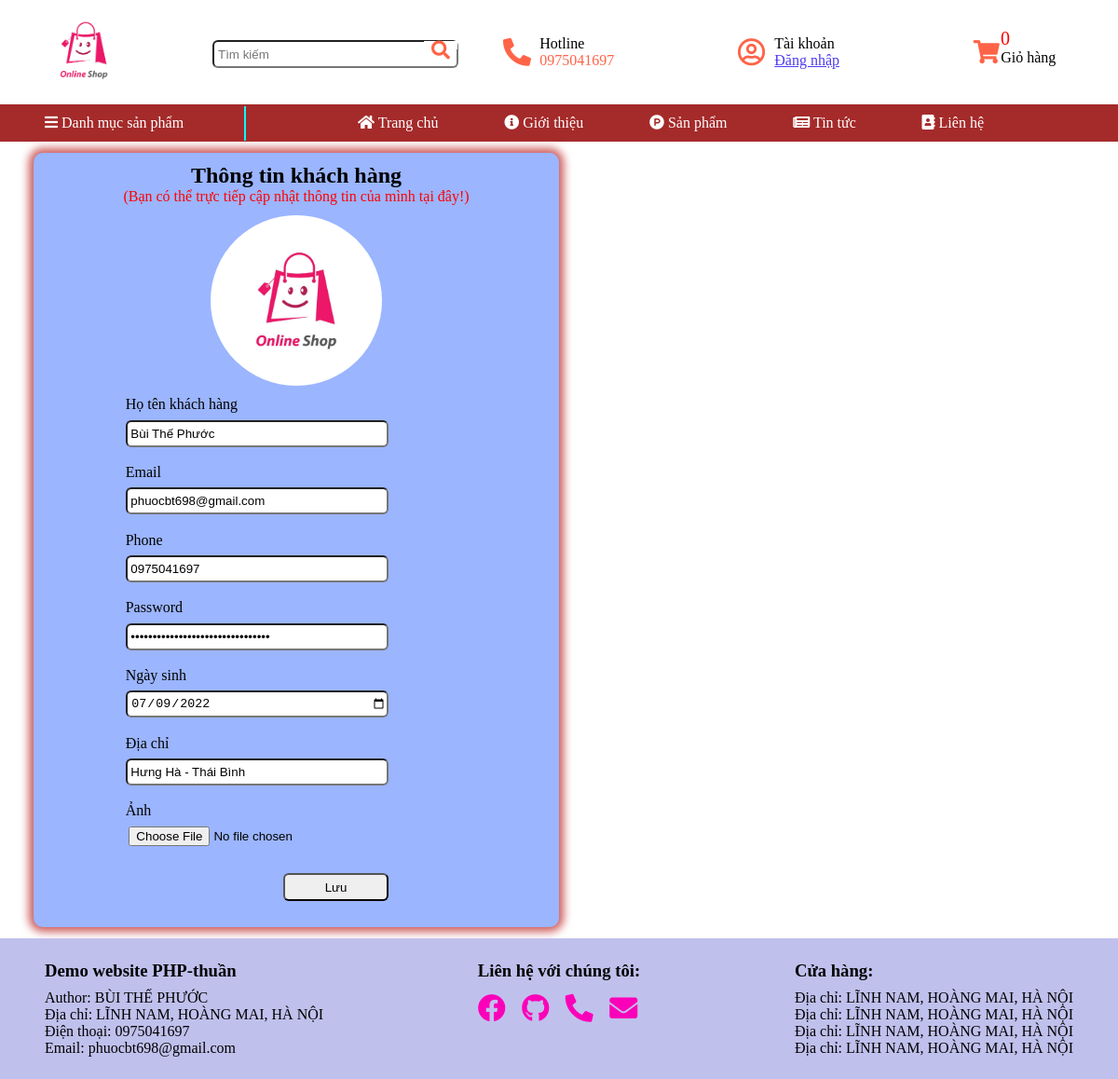
/profile.php?id=14, run on the app's committed database.
### tables this page shows
CREATE TABLE `tbl_config` (
  `id` int NOT NULL,
  `email` varchar(255) NOT NULL,
  `github` varchar(255) NOT NULL,
  `facebook` varchar(255) NOT NULL,
  `phone` varchar(25) NOT NULL,
  `created_at` timestamp NOT NULL DEFAULT CURRENT_TIMESTAMP,
  `updated_at` timestamp NOT NULL DEFAULT CURRENT_TIMESTAMP ON UPDATE CURRENT_TIMESTAMP
);

CREATE TABLE `tbl_customer` (
  `id` int NOT NULL,
  `name` varchar(255) NOT NULL,
  `email` varchar(255) NOT NULL,
  `password` varchar(255) NOT NULL,
  `image` varchar(255) NOT NULL,
  `phone` varchar(25) NOT NULL,
  `address` varchar(250) NOT NULL,
  `birthday` timestamp NOT NULL,
  `created_at` timestamp NOT NULL DEFAULT CURRENT_TIMESTAMP,
  `updated_at` timestamp NOT NULL DEFAULT CURRENT_TIMESTAMP ON UPDATE CURRENT_TIMESTAMP
);

### database/db_helper.php (called while the page is built, shortened)
<?php
    function getData($sql, $isSingle = false){
        $data = null;
        $conn = mysqli_connect(HOST_NAME, USER_NAME, PASSWORD, DB_NAME);
        $conn->set_charset('utf-8');
        $result = mysqli_query($conn, $sql);
        if($isSingle){
            $data = mysqli_fetch_array($result, MYSQLI_ASSOC);
        }
        else{
            $data = [];
            while(($row = mysqli_fetch_array($result, MYSQLI_ASSOC)) != null){
                $data[] = $row;
            }
        }
        return $data;
    }
?>

### database/convert.php (called while the page is built)
<?php
    function format_time($timestamp, $type = 'd/m/Y'){
        return date($type, strtotime($timestamp));
    }
?>

### profile.php (the view, shortened to what this page needs)
<?php
    include_once('./layout/header.php');
    include_once('./layout/sidebar.php');
?>
<?php
    if(isset($_GET['id'])){
        $id = $_GET['id'];
        $sqlUser = "SELECT * FROM tbl_customer WHERE id = $id";
        $resultUser = getData($sqlUser, 1);
    }
?>
<div class="content">
    <div class="info_user">
        <div class="header_info">
            <h2>Thông tin khách hàng</h2>
            <span>(Bạn có thể trực tiếp cập nhật thông tin của mình tại đây!)</span>
        </div>
        <div class="image">
            <img src="<?=link_Image . 'user/' . $resultUser['image']?>" alt="">
        </div>
        <div class="main_user">
            <form action="" method="POST" enctype="multipart/form-data">
                <div class="input">
                    <label for="name_info">Họ tên khách hàng</label>
                    <input type="text" id="name_info" name="name" value="<?=(isset($resultUser) ? $resultUser['name'] : '')?>">
                </div>
                <div class="input">
                    <label for="email_info">Email</label>
                    <input type="text" id="email_info" name="email" value="<?=(isset($resultUser) ? $resultUser['email'] : '')?>">
                </div>
                <div class="input">
                    <label for="phone_info">Phone</label>
                    <input type="text" id="phone_info" name="phone" value="<?=(isset($resultUser) ? $resultUser['phone'] : '')?>">
                </div>
                <div class="input">
                    <label for="password_info">Password</label>
                    <input autocomplete="off" type="password" id="password_info" name="password" value="<?=(isset($resultUser) ? $resultUser['password'] : '')?>">
                </div>
                <div class="input">
                    <label for="birthday_info">Ngày sinh</label>
                    <input type="date" id="birthday_info" name="birthday" value="<?=(isset($resultUser) ? format_time($resultUser['birthday'], 'Y-m-d') : '')?>">
                </div>
                <div class="input">
                    <label for="address_info">Địa chỉ</label>
                    <input type="text" id="address_info" name="address" value="<?=(isset($resultUser) ? $resultUser['address'] : '')?>">
                </div>
                <div class="input">
                    <label for="image">Ảnh</label>
                    <input type="file" id="imageUserInfo" name="image">
                </div>
                <div class="submit">
                    <button type="submit" name="submit">Lưu</button>
                </div>
            </form>
        </div>
    </div>
</div>
<?php
    include_once('./layout/footer.php');
?>

### layout/header.php (shortened to what this page needs)
<?php
    include_once (doc_Root. '/database/db_helper.php');
    include_once (doc_Root. '/database/convert.php');
?>
<?php
    $sqlConfig = "SELECT * FROM tbl_config";
    $resultConfig = getData($sqlConfig, 1);
?>
<!DOCTYPE html>
<html lang="en">
<head>
    <link rel="stylesheet" href="<?=url_Main?>/public/customer/css/cart.css">
    <link rel="stylesheet" href="<?=url_Main?>/public/customer/css/checkout.css">
    <link rel="stylesheet" href="<?=url_Main?>/public/customer/css/main.css">
    <link rel="stylesheet" href="<?=url_Main?>/public/customer/css/product_detail.css">
    <link rel="stylesheet" href="<?=url_Main?>/public/customer/css/order.css">
    <link rel="stylesheet" href="<?=url_Main?>/public/customer/css/profile.css">
    <link rel="stylesheet" href="<?=url_Main?>/public/share/fontawesome-free-5.15.4-web/css/all.min.css">
</head>
<body>
    <div class="container">
        <div class="header">
            <div class="logo">
                <a href="<?=url_Main?>">
                    <img src="<?=url_Main?>/public/image/logo/logo-web.png" alt="">
                </a>
            </div>
            <div class="key-search">
                <form action="" class="form-search">
                    <input class="data-search" type="search" name="text_search" id="" placeholder="Tìm kiếm">
                    <button class="btn-submit" type="submit">
                        <i class="fas fa-search"></i>
                    </button>
                </form>
            </div>
            <div class="contact contact-phone">
                <i class="fas fa-phone-alt"></i>
                <div class="content">
                    <span>Hotline</span>
                    <a href="tel:<?=$resultConfig['phone']?>">
                        <span><?=$resultConfig['phone']?></span>
                    </a>
                </div>
            </div>
            <div class="contact login-user">
                <i class="far fa-user-circle"></i>
                <div class="content" <?=isset($_SESSION['user']) ? 'id="user_login"' : ''?>>
                    <span><?=isset($_SESSION['user']) ? 'Xin chào' : 'Tài khoản'?></span>
                    <div class="btn-login" >
                        <span><?=isset($_SESSION['user']) ? $_SESSION['user']['name'] : 'Đăng nhập'?></span>
                    </div>
                </div>
            </div>
            <div class="cart-small">
                <div class="content-cart-small">
                    <i class="fas fa-shopping-cart"></i>
                    <span class="total"><?= count($cart) ?></span>
                </div>
                <span class="title">Giỏ hàng</span>
            </div>
        </div>

### layout/footer.php (shortened to what this page needs)
<?php
if (isset($resultConfig)) {
    $resultConfig = $resultConfig;
}
?>
</div>
<div class="footer">
    <div class="info-website">
        <h3>Demo website PHP-thuần</h3>
        <span>
            Author: BÙI THẾ PHƯỚC
            <br>
            Địa chỉ: LĨNH NAM, HOÀNG MAI, HÀ NỘI
            <br>
            Điện thoại: <?= $resultConfig['phone'] ?>
            <br>
            Email: <?= $resultConfig['email'] ?>
            <br>
        </span>
    </div>
    <div class="social-website">
        <h3>Liên hệ với chúng tôi:</h3>
        <div class="social">
            <a href="<?= $resultConfig['facebook'] ?>" title="Bùi Thế Phước">
                <i class="fab fa-facebook"></i>
            </a>
            <a href="<?= $resultConfig['github'] ?>" title="Bùi Thế Phước">
                <i class="fab fa-github"></i>
            </a>
            <a href="tel:<?= $resultConfig['phone'] ?>" title="Bùi Thế Phước">
                <i class="fas fa-phone-alt"></i>
            </a>
            <a href="<?= $resultConfig['email'] ?>" title="Bùi Thế Phước">
                <i class="fas fa-envelope"></i>
            </a>
        </div>
    </div>
    <div class="address-store">
        <h3>Cửa hàng:</h3>
        <span>
            Địa chỉ: LĨNH NAM, HOÀNG MAI, HÀ NỘI
            <br>
            Địa chỉ: LĨNH NAM, HOÀNG MAI, HÀ NỘI
            <br>
            Địa chỉ: LĨNH NAM, HOÀNG MAI, HÀ NỘI
            <br>
            Địa chỉ: LĨNH NAM, HOÀNG MAI, HÀ NỘI
        </span>
    </div>
</div>
</div>
</body>
</html>

### public/customer/css/cart.css (style rules this page uses)
.list-product-cart i, a { color: tomato; text-decoration: none; }

### public/customer/css/main.css (style rules this page uses)
* { margin: 0; padding: 0; }
.container { width: 100%; height: auto; background-color: #fff; position: relative; }
.container .header { width: 100%; height: 10%; display: flex; flex-direction: row; align-items: center; justify-content: space-around; }
.header i { color: tomato; }
.header .logo { width: 10%; height: 100%; }
.logo > a > img { width: 90%; height: 100%; }
.header .key-search { height: 100%; width: 20%; text-align: center; }
.key-search > .form-search { width: 100%; height: 100%; position: relative; }
.form-search > .data-search { width: 110%; height: 30px; border-radius: 6px; padding: 0 4px; margin-top: 2%; }
.form-search > .btn-submit { background-color: #fff; border: none; cursor: pointer; position: absolute; top: -30px; right: -23px; width: 15%; height: 25%; text-align: center; margin-top: 15%; }
.btn-submit > i { font-size: 20px; }
.header .contact { width: 15%; height: 100%; display: flex; flex-direction: row; align-items: center; justify-content: space-around; }
.contact > i { width: 20%; font-size: 30px; }
.contact > .content { width: 80%; display: flex; flex-direction: column; position: relative; }
.contact > .content > .btn-login { text-decoration: underline; color: #4e3af1; cursor: pointer; }
.header .cart-small { width: 10%; height: 100%; display: flex; flex-direction: row; align-items: center; justify-content: space-around; position: relative; }
.cart-small .content-cart-small .total { position: absolute; top: -50%; font-size: 20px; color: red; left: 25%; }
.cart-small .title { margin-right: 25%; margin-bottom: -10%; }
.cart-small .content-cart-small { cursor: pointer; }
.content-cart-small > i { font-size: 25px; }
.content { width: 94%; margin: 1% 3%; }
.container .footer { width: 100%; height: auto; background-color: #c0c0ed; display: flex; flex-direction: row; align-items: flex-start; justify-content: space-between; padding: 2% 0; }
.footer h3 { margin-bottom: 3%; }
.footer .info-website { margin-left: 4%; }
.social { display: flex; flex-direction: row; align-items: flex-start; }
.footer .social-website .social a { text-decoration: none; color: #fb00b9; margin: 5% 0; margin-right: 10%; }
.social a i { font-size: 30px; }
.footer .address-store { margin-right: 4%; }

### public/customer/css/profile.css (style rules this page uses)
.content > .info_user { width: 50%; background-color: #9bb5ff; color: black; border-radius: 10px; box-shadow: 0px 0px 10px 5px indianred; display: flex; flex-direction: column; align-items: center; justify-content: space-around; }
.info_user .header_info { margin: 2%; }
.header_info h2 { text-align: center; }
.header_info span { color: red; }
.info_user .image { width: 65%; display: flex; flex-direction: column; align-items: center; margin-bottom: 2%; }
.image img { width: 50%; border-radius: 50%; }
.info_user .main_user { display: flex; flex-direction: column; width: 65%; margin-bottom: 5%; }
.main_user .input { display: flex; flex-direction: column; margin-bottom: 5%; }
.input > label { margin-bottom: 2%; }
.input > input { width: 75%; height: 25px; padding-left: 1%; border-radius: 6px; }
.main_user .submit { width: 77%; display: flex; flex-direction: row; align-items: center; justify-content: flex-end; }
.submit button { width: 40%; height: 30px; border-radius: 6px; cursor: pointer; }

### data on the page
tbl_config: phone "0975041697", email "phuocbt698@gmail.com"
tbl_customer: image (picture), name "Bùi Thế Phước", email "phuocbt698@gmail.com", phone "0975041697", birthday "07/09/2022", address "Hưng Hà - Thái Bình"

### other printed values
count($cart) "0"
